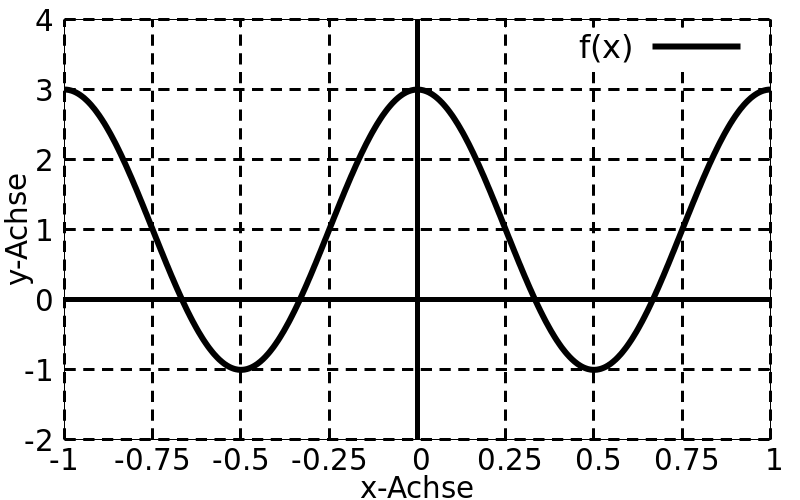

Here is the gnuplot script that generated this plot:
set key font ",24"
set tics font ",22" 

set xlabel "x-Achse" font ",22" 
set ylabel "y-Achse" font ",22" 

set xrange [-1:1]
set yrange [-2:4]

set grid
set xtics 0.25
set ytics 1
set grid ls 1 lc "#000000" lw 3 dt (15,10)

set zeroaxis ls 2 lw 5 lc "#000000"

set terminal pngcairo dashed size 800,500
set output "grid.png"

plot 2*cos(2*pi*x)+1 lw 6 lc "#000000" title "f(x)"

